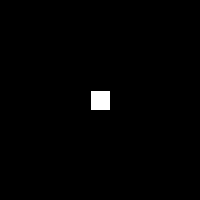
Frame 1 (no input)
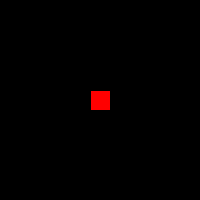
Frame 60 (the mouse pressed at the canvas centre just before this capture)
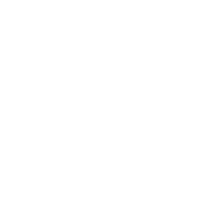
Frame 120 (the mouse held since frame 60 and released just before this capture)

The Processing sketch that drew these frames (run headless with seeded random() and noise(); from frame 60 on, the mouse is pressed at the canvas centre):

// Processing sketch: processing_96706
// ── processing_96706.pde

void setup (){
  size (200,200);
  background (255);
}
 
void draw (){
  int x = mouseX;
  int y = mouseY;
   background(0);
  rect (90,90,20,20);
  fill (255,0,0);
  {
  if (x>=90 && x<=110 && y>=90 && y<=110)
  background (255);
}
}
